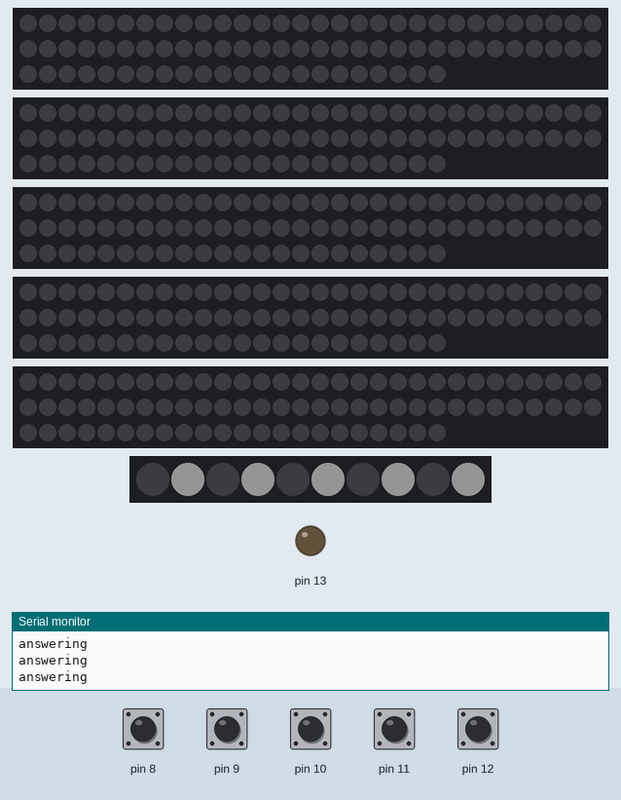
This sketch was run on a simulated Arduino Uno, built with avr-gcc and run on an emulated ATmega328P. Parts: 5 × 82 RGB LEDs in strip order, left to right, continuing on the next row, 10 RGB LEDs in strip order, left to right, output pins drawn as LEDs (lit = HIGH), the last lines printed to the serial monitor. The inputs (shaded band) are chosen by the test bench; at power-on: pin 8–12 HIGH. Dim RGB values are drawn brighter than linear.

Above: at 7.7 s.
11.9 s: pin 8 pulled LOW for 0.15 s
At 12.08 s:
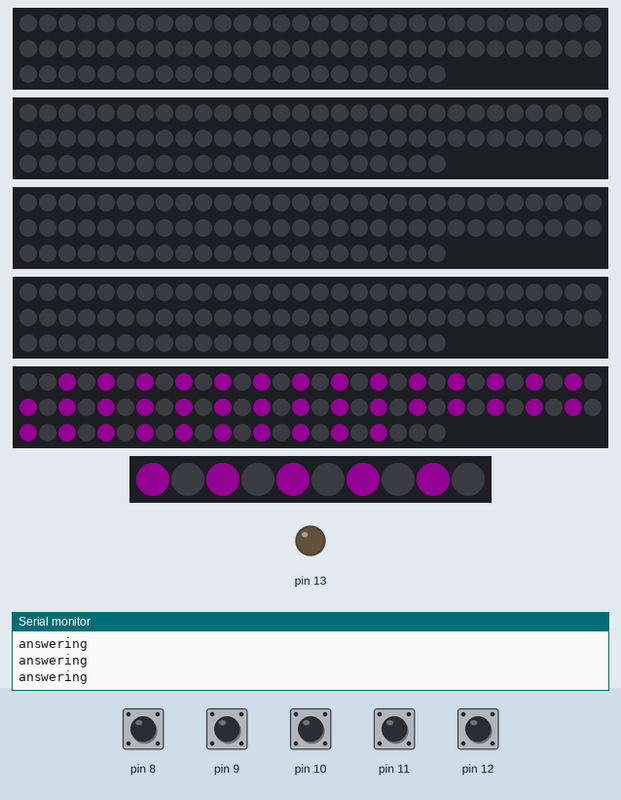
At 18.25 s:
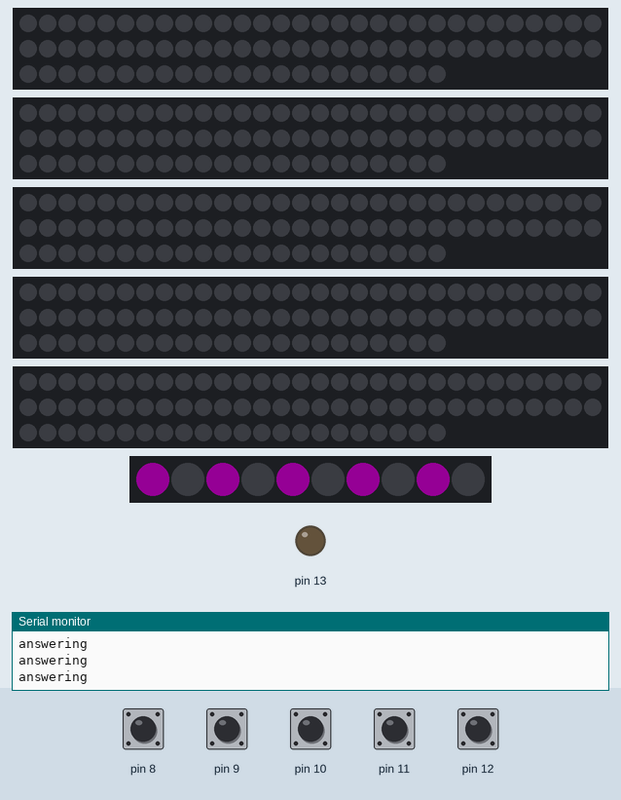
Timing chart, 0 to 18.6 s (numbered marks = the images above; inputs shaded):
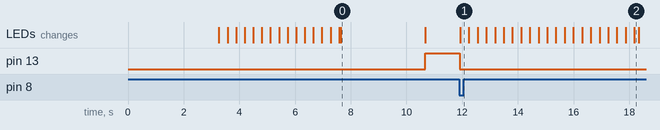

The sketch:

jeopardy.ino
```cpp
/*
 * Arduino Jeopardy
 * by Emerald
 *
 * Supports up to 5 players
 * 5 Buttons (pins 8-12) and 5 APA102 lighstrips (clock - pin 2, signals - pins 3-7) + a status APA102 strip on pin A5 (with a clock on A3)
 * or a single LED on pin 13
 *
 * NOTE: The APA102 light strips that were in mind when making this project had alternating RGB and W pixels.
 *       Also for some reason 3 of the strips had addresses in the reverse order to the rest so I had to implement extra code for that
 *       To change the assignments of the reversed strips check the setStrip() function at line 70
 *       These lightstrips were not daisy-chainable.
 *       Initially I tried to connect +5V,clock and GND lines of multiple strips together, with separate wires for data, but settled for
 *       a solution, where each strip is connected to a central lighting break-out box
 *
 * External power supply recommended
 */
#define DISABLE_STARTUP_SEQUENCE false //change to true to disable startup test sequence


#define FASTLED_ALLOW_INTERRUPTS 0
#include <FastLED.h>

#define NUM_LEDS 82
#define STATUS_LEDS 10 //had to reduce the amount of leds to 10 due to memory issues

CRGB strips[5][NUM_LEDS];
CRGB statusStrip[STATUS_LEDS];

bool testMode = true;
bool expectingAnswers = false;

PROGMEM const int playerColors[5][3] = {{255,0,0},{127,255,0},{0,255,0},{0,255,255},{255,0,255}};

void setup() {
  delay(3000); // 3 second delay for recovery

  //player strips
  FastLED.addLeds<APA102, 3, 2, BGR>(strips[0], NUM_LEDS);
  FastLED.addLeds<APA102, 4, 2, BGR>(strips[1], NUM_LEDS);
  FastLED.addLeds<APA102, 5, 2, BGR>(strips[2], NUM_LEDS);
  FastLED.addLeds<APA102, 6, 2, BGR>(strips[3], NUM_LEDS);
  FastLED.addLeds<APA102, 7, 2, BGR>(strips[4], NUM_LEDS);

  //statusstrip
  FastLED.addLeds<APA102, A5, A3, BGR>(statusStrip, STATUS_LEDS); //separate pin due to signal reflection or something idk

  //master brightness
  FastLED.setBrightness(20);

  //other pin shenanigans
  pinMode(8, INPUT_PULLUP);
  pinMode(9, INPUT_PULLUP);
  pinMode(10, INPUT_PULLUP);
  pinMode(11, INPUT_PULLUP);
  pinMode(12, INPUT_PULLUP);
  pinMode(13, OUTPUT);
  Serial.begin(9600);

  //startup sequence to make sure that all lights work properly
  #if DISABLE_STARTUP_SEQUENCE
    digitalWrite(13,HIGH);
    testMode=false;
  #else
    startupSequence();
  #endif
}


void setStrip(int stripNum, int index, int r, int g, int b) {
  if (stripNum == 3 || stripNum == 4) //reversed + longer strips
  {
    index = NUM_LEDS - 1 - index; //there's actually a slight problem with this, but I can't be bothered to fix it
    //if you haven't noticed it so far, then don't bother looking for it, it's such a minor issue
  }
  strips[stripNum][index] = CRGB(r,g,b);
}

#if !(DISABLE_STARTUP_SEQUENCE)
  void startupSequence() {
    for (int i = 1; i < 10; i+=1)
    {
      statusStrip[i] = CRGB(0,0,0);
    }
    FastLED.show();
    for (int e = 0; e < 5; e++)
    {
      for (int i = 1; i < NUM_LEDS; i+=2)
      {
        setStrip(e,i,pgm_read_word(&playerColors[e][0]), pgm_read_word(&playerColors[e][1]), pgm_read_word(&playerColors[e][2]));
        FastLED.show();
      }
      answerCountDown(e,10);
    }

    for (int i = 1; i < STATUS_LEDS; i+=2)
    {
      statusStrip[i] = CRGB(255,255,255);
    }
    FastLED.show();

    delay(3000);
    for (int i = 1; i < STATUS_LEDS; i+=2)
    {
      statusStrip[i] = CRGB(0,0,0);
      FastLED.show();
    }

    digitalWrite(13, HIGH);
  }
#endif


void initAnswer(int playerNumber)
{
  for (int i = 1; i < NUM_LEDS; i+=2)
  {
    setStrip(playerNumber,i,pgm_read_word(&playerColors[playerNumber][0]), pgm_read_word(&playerColors[playerNumber][1]), pgm_read_word(&playerColors[playerNumber][2]));
  }

  //statusstrip off
  for (int i = 1; i < STATUS_LEDS; i+=1) //1 just in case something glitches out
  {
      statusStrip[i] = CRGB(0,0,0);
  }
  //player color on status strip
  for (int i = 0; i < STATUS_LEDS; i+=2)
  {
    statusStrip[i] = CRGB(pgm_read_word(&playerColors[playerNumber][0]),pgm_read_word(&playerColors[playerNumber][1]),pgm_read_word(&playerColors[playerNumber][2]));
  }
  FastLED.show();
  answerCountDown(playerNumber, 150);
}

void answerCountDown(int playerNumber, int interval)
{
  for (int e = 0; e<41; e++)
  {
    Serial.println(F("answering")); //should probably use bytes, but, eh
    setStrip(playerNumber,e+1,0,0,0);
    setStrip(playerNumber,NUM_LEDS-1-e,0,0,0);
    FastLED.show();
    delay(interval);
    if (Serial.available() && Serial.readString()==F("cancel")) //really should be using bytes
    {
      interval = 0;
    }
  }
  answerLedsOff();
}

void answerLedsOn()
{
  for (int i = 1; i < STATUS_LEDS; i+=2)
  {
      statusStrip[i] = CRGB(255,255,255);
  }
  FastLED.show();
}

void answerLedsOff()
{
  for (int i = 0; i < STATUS_LEDS; i+=1)
  {
      statusStrip[i] = CRGB(0,0,0);
  }
  FastLED.show();
}

long int openTime = 0; //timestamp since answers opened
long int penalties[5] = {0,0,0,0,0};

void checkPlayerHolding() //check if player is holding down button before answers are open and penalise them
{
  if (digitalRead(8) == LOW)
  {
    penalties[4] = openTime+1000;
  }
  if (digitalRead(9) == LOW)
  {
    penalties[3] = openTime+1000;
  }
  if (digitalRead(10) == LOW)
  {
    penalties[2] = openTime+1000;
  }
  if (digitalRead(11) == LOW)
  {
    penalties[1] = openTime+1000;
  }
  if (digitalRead(12) == LOW)
  {
    penalties[0] = openTime+1000;
  }
}


void loop() {
  if (testMode || expectingAnswers)
  {
    if (testMode)
    {
      Serial.println(F("testing")); //who uses bytes anyway
    }
    if (expectingAnswers)
    {
      Serial.println(F("accepting")); //smh my head
    }

    if (Serial.available() && Serial.readString()==F("stop")) //🚨🚨🚨 STRING USER DETECTED!!!! 🚨🚨🚨
    {
      testMode = false;
      expectingAnswers = false;
      answerLedsOff();
    }


    if (digitalRead(8) == LOW && millis()>penalties[4])
    {
      Serial.println(F("answering"));
      digitalWrite(13, LOW);
      expectingAnswers = false;
      initAnswer(4);
    }
    if (digitalRead(9) == LOW && millis()>penalties[3])
    {
      Serial.println(F("answering"));
      digitalWrite(13, LOW);
      expectingAnswers = false;
      initAnswer(3);
    }
    if (digitalRead(10) == LOW && millis()>penalties[2])
    {
      Serial.println(F("answering"));
      digitalWrite(13, LOW);
      expectingAnswers = false;
      initAnswer(2);
    }
    if (digitalRead(11) == LOW && millis()>penalties[1])
    {
      Serial.println(F("answering"));
      digitalWrite(13, LOW);
      expectingAnswers = false;
      initAnswer(1);
    }
    if (digitalRead(12) == LOW && millis()>penalties[0])
    {
      Serial.println(F("answering"));
      digitalWrite(13, LOW);
      expectingAnswers = false;
      initAnswer(0);
    }
  }
  else
  {
    digitalWrite(13, LOW);
    Serial.println(F("idle")); //lmao
    if (Serial.available())
    {
      String tring = Serial.readString();
      if  (tring==F("accept")) //only real garbage programmers use strings
      {
        openTime = millis(); //set answer opening timestamp
        checkPlayerHolding();
        digitalWrite(13, HIGH);
        expectingAnswers = true;
        answerLedsOn();
      }
      else if (tring==F("test")) //bytes are overrated
      {
        digitalWrite(13, HIGH);
        testMode = true;
        answerLedsOn();
      }
    }
  }
}
```

Measured:
- after the input at 11.9 s, pin 13: HIGH → LOW at once; the LEDs: change at once (image 1)
- what the display in image 0 shows lasts 3.1 s, from 7.6 s to 10.7 s
